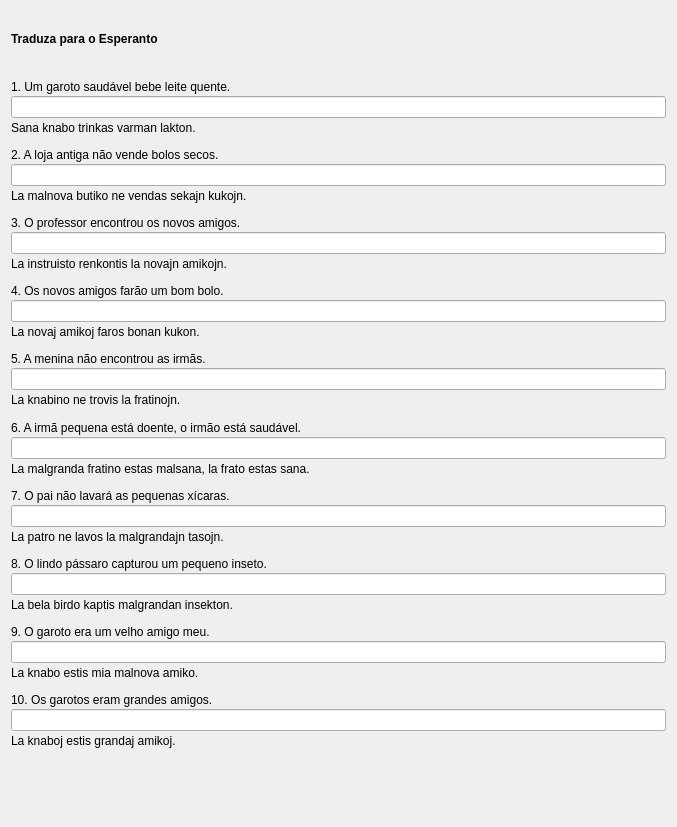
         <widget class="QWidget" name="scrollAreaWidgetContents_5">
          <property name="geometry">
           <rect>
            <x>0</x>
            <y>0</y>
            <width>677</width>
            <height>827</height>
           </rect>
          </property>
          <layout class="QVBoxLayout" name="verticalLayout_2">
           <property name="spacing">
            <number>12</number>
           </property>
           <item>
            <widget class="titolo" name="Lec02_Label236">
             <property name="font">
              <font>
               <weight>75</weight>
               <bold>true</bold>
              </font>
             </property>
             <property name="text">
              <string>Traduza para o Esperanto</string>
             </property>
             <property name="wordWrap">
              <bool>true</bool>
             </property>
            </widget>
           </item>
           <item>
            <layout class="QVBoxLayout" name="verticalLayout_75">
             <property name="spacing">
              <number>2</number>
             </property>
             <item>
              <widget class="QLabel" name="Lec02_Label237">
               <property name="text">
                <string>1. Um garoto saudável bebe leite quente.</string>
               </property>
               <property name="alignment">
                <set>Qt::AlignBottom|Qt::AlignLeading|Qt::AlignLeft</set>
               </property>
               <property name="wordWrap">
                <bool>true</bool>
               </property>
               <property name="buddy">
                <cstring>lineEdit_11</cstring>
               </property>
              </widget>
             </item>
             <item>
              <widget class="cx_edit" name="lineEdit_11">
               <property name="alignment">
                <set>Qt::AlignLeading|Qt::AlignLeft|Qt::AlignTop</set>
               </property>
              </widget>
             </item>
             <item>
              <widget class="korekta" name="Lec02_Button901">
               <property name="text">
                <string>Sana knabo trinkas varman lakton.</string>
               </property>
              </widget>
             </item>
            </layout>
           </item>
           <item>
            <layout class="QVBoxLayout" name="verticalLayout_76">
             <property name="spacing">
              <number>2</number>
             </property>
             <item>
              <widget class="QLabel" name="Lec02_Label238">
               <property name="text">
                <string>2. A loja antiga não vende bolos secos.</string>
               </property>
               <property name="alignment">
                <set>Qt::AlignBottom|Qt::AlignLeading|Qt::AlignLeft</set>
               </property>
               <property name="wordWrap">
                <bool>true</bool>
               </property>
               <property name="buddy">
                <cstring>lineEdit_12</cstring>
               </property>
              </widget>
             </item>
             <item>
              <widget class="cx_edit" name="lineEdit_12">
               <property name="alignment">
                <set>Qt::AlignLeading|Qt::AlignLeft|Qt::AlignTop</set>
               </property>
              </widget>
             </item>
             <item>
              <widget class="korekta" name="Lec02_Button902">
               <property name="text">
                <string>La malnova butiko ne vendas sekajn kukojn.</string>
               </property>
              </widget>
             </item>
            </layout>
           </item>
           <item>
            <layout class="QVBoxLayout" name="verticalLayout_77">
             <property name="spacing">
              <number>2</number>
             </property>
             <item>
              <widget class="QLabel" name="Lec02_Label22">
               <property name="text">
                <string>3. O professor encontrou os novos amigos.</string>
               </property>
               <property name="alignment">
                <set>Qt::AlignBottom|Qt::AlignLeading|Qt::AlignLeft</set>
               </property>
               <property name="wordWrap">
                <bool>true</bool>
               </property>
               <property name="buddy">
                <cstring>lineEdit_13</cstring>
               </property>
              </widget>
             </item>
             <item>
              <widget class="cx_edit" name="lineEdit_13">
               <property name="alignment">
                <set>Qt::AlignLeading|Qt::AlignLeft|Qt::AlignTop</set>
               </property>
              </widget>
             </item>
             <item>
              <widget class="korekta" name="Lec02_Button903">
               <property name="text">
                <string>La instruisto renkontis la novajn amikojn.</string>
               </property>
              </widget>
             </item>
            </layout>
           </item>
           <item>
            <layout class="QVBoxLayout" name="verticalLayout_78">
             <property name="spacing">
              <number>2</number>
             </property>
             <item>
              <widget class="QLabel" name="Lec02_Label240">
               <property name="text">
                <string>4. Os novos amigos farão um bom bolo.</string>
               </property>
               <property name="alignment">
                <set>Qt::AlignBottom|Qt::AlignLeading|Qt::AlignLeft</set>
               </property>
               <property name="wordWrap">
                <bool>true</bool>
               </property>
               <property name="buddy">
                <cstring>lineEdit_14</cstring>
               </property>
              </widget>
             </item>
             <item>
              <widget class="cx_edit" name="lineEdit_14">
               <property name="alignment">
                <set>Qt::AlignLeading|Qt::AlignLeft|Qt::AlignTop</set>
               </property>
              </widget>
             </item>
             <item>
              <widget class="korekta" name="Lec02_Button904">
               <property name="text">
                <string>La novaj amikoj faros bonan kukon.</string>
               </property>
              </widget>
             </item>
            </layout>
           </item>
           <item>
            <layout class="QVBoxLayout" name="verticalLayout_79">
             <property name="spacing">
              <number>2</number>
             </property>
             <item>
              <widget class="QLabel" name="Lec02_Label241">
               <property name="text">
                <string>5. A menina não encontrou as irmãs.</string>
               </property>
               <property name="alignment">
                <set>Qt::AlignBottom|Qt::AlignLeading|Qt::AlignLeft</set>
               </property>
               <property name="wordWrap">
                <bool>true</bool>
               </property>
               <property name="buddy">
                <cstring>lineEdit_15</cstring>
               </property>
              </widget>
             </item>
             <item>
              <widget class="cx_edit" name="lineEdit_15">
               <property name="alignment">
                <set>Qt::AlignLeading|Qt::AlignLeft|Qt::AlignTop</set>
               </property>
              </widget>
             </item>
             <item>
              <widget class="korekta" name="Lec02_Button905">
               <property name="text">
                <string>La knabino ne trovis la fratinojn.</string>
               </property>
              </widget>
             </item>
            </layout>
           </item>
           <item>
            <layout class="QVBoxLayout" name="verticalLayout_81">
             <property name="spacing">
              <number>2</number>
             </property>
             <item>
              <widget class="QLabel" name="Lec02_Label242">
               <property name="text">
                <string>6. A irmã pequena está doente, o irmão está saudável.</string>
               </property>
               <property name="alignment">
                <set>Qt::AlignBottom|Qt::AlignLeading|Qt::AlignLeft</set>
               </property>
               <property name="wordWrap">
                <bool>true</bool>
               </property>
               <property name="buddy">
                <cstring>lineEdit_16</cstring>
               </property>
              </widget>
             </item>
             <item>
              <widget class="cx_edit" name="lineEdit_16">
               <property name="alignment">
                <set>Qt::AlignLeading|Qt::AlignLeft|Qt::AlignTop</set>
               </property>
              </widget>
             </item>
             <item>
              <widget class="korekta" name="Lec02_Button906">
               <property name="text">
                <string>La malgranda fratino estas malsana, la frato estas sana.</string>
               </property>
              </widget>
             </item>
            </layout>
           </item>
           <item>
            <layout class="QVBoxLayout" name="verticalLayout_82">
             <property name="spacing">
              <number>2</number>
             </property>
             <item>
              <widget class="QLabel" name="Lec02_Label243">
               <property name="text">
                <string>7. O pai não lavará as pequenas xícaras.</string>
               </property>
               <property name="alignment">
                <set>Qt::AlignBottom|Qt::AlignLeading|Qt::AlignLeft</set>
               </property>
               <property name="wordWrap">
                <bool>true</bool>
               </property>
               <property name="buddy">
                <cstring>lineEdit_17</cstring>
               </property>
              </widget>
             </item>
             <item>
              <widget class="cx_edit" name="lineEdit_17">
               <property name="alignment">
                <set>Qt::AlignLeading|Qt::AlignLeft|Qt::AlignTop</set>
               </property>
              </widget>
             </item>
             <item>
              <widget class="korekta" name="Lec02_Button907">
               <property name="text">
                <string>La patro ne lavos la malgrandajn tasojn.</string>
               </property>
              </widget>
             </item>
            </layout>
           </item>
           <item>
            <layout class="QVBoxLayout" name="verticalLayout_83">
             <property name="spacing">
              <number>2</number>
             </property>
             <item>
              <widget class="QLabel" name="Lec02_Label244">
               <property name="text">
                <string>8. O lindo pássaro capturou um pequeno inseto.</string>
               </property>
               <property name="alignment">
                <set>Qt::AlignBottom|Qt::AlignLeading|Qt::AlignLeft</set>
               </property>
               <property name="wordWrap">
                <bool>true</bool>
               </property>
               <property name="buddy">
                <cstring>lineEdit_18</cstring>
               </property>
              </widget>
             </item>
             <item>
              <widget class="cx_edit" name="lineEdit_18">
               <property name="alignment">
                <set>Qt::AlignLeading|Qt::AlignLeft|Qt::AlignTop</set>
               </property>
              </widget>
             </item>
             <item>
              <widget class="korekta" name="Lec02_Button908">
               <property name="text">
                <string>La bela birdo kaptis malgrandan insekton.</string>
               </property>
              </widget>
             </item>
            </layout>
           </item>
           <item>
            <layout class="QVBoxLayout" name="verticalLayout_84">
             <property name="spacing">
              <number>2</number>
             </property>
             <item>
              <widget class="QLabel" name="Lec02_Label245">
               <property name="text">
                <string>9. O garoto era um velho amigo meu.</string>
               </property>
               <property name="alignment">
                <set>Qt::AlignBottom|Qt::AlignLeading|Qt::AlignLeft</set>
               </property>
               <property name="wordWrap">
                <bool>true</bool>
               </property>
               <property name="buddy">
                <cstring>lineEdit_19</cstring>
               </property>
              </widget>
             </item>
             <item>
              <widget class="cx_edit" name="lineEdit_19">
               <property name="alignment">
                <set>Qt::AlignLeading|Qt::AlignLeft|Qt::AlignTop</set>
               </property>
              </widget>
             </item>
             <item>
              <widget class="korekta" name="Lec02_Button909">
               <property name="text">
                <string>La knabo estis mia malnova amiko.</string>
               </property>
              </widget>
             </item>
            </layout>
           </item>
           <item>
            <layout class="QVBoxLayout" name="verticalLayout_85">
             <property name="spacing">
              <number>2</number>
             </property>
             <item>
              <widget class="QLabel" name="Lec02_Label246">
               <property name="text">
                <string>10. Os garotos eram grandes amigos.</string>
               </property>
               <property name="alignment">
                <set>Qt::AlignBottom|Qt::AlignLeading|Qt::AlignLeft</set>
               </property>
               <property name="wordWrap">
                <bool>true</bool>
               </property>
               <property name="buddy">
                <cstring>lineEdit_20</cstring>
               </property>
              </widget>
             </item>
             <item>
              <widget class="cx_edit" name="lineEdit_20">
               <property name="alignment">
                <set>Qt::AlignLeading|Qt::AlignLeft|Qt::AlignTop</set>
               </property>
              </widget>
             </item>
             <item>
              <widget class="korekta" name="Lec02_Button910">
               <property name="text">
                <string>La knaboj estis grandaj amikoj.</string>
               </property>
              </widget>
             </item>
            </layout>
           </item>
           <item alignment="Qt::AlignHCenter">
            <widget class="sendujo" name="frame">
             <property name="frameShape">
              <enum>QFrame::StyledPanel</enum>
             </property>
             <property name="frameShadow">
              <enum>QFrame::Raised</enum>
             </property>
            </widget>
           </item>
          </layout>
         </widget>
